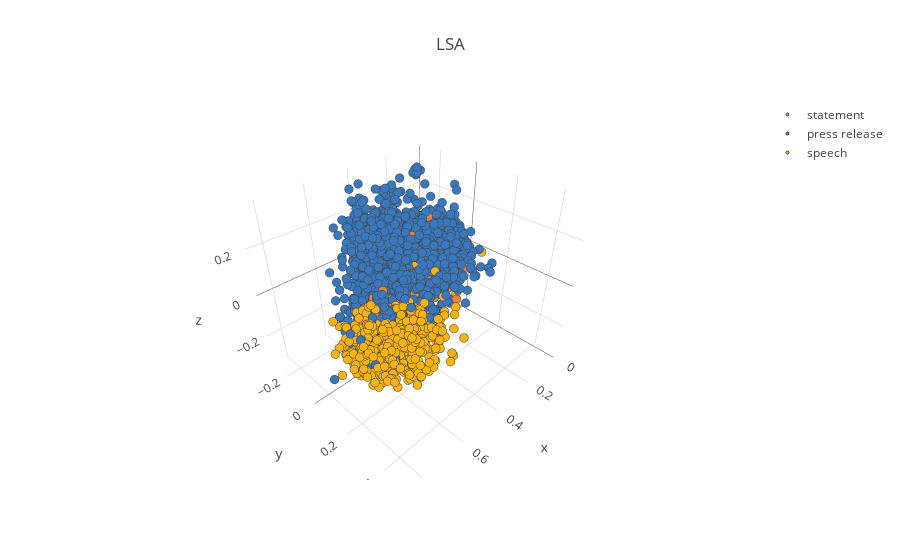

The cell this chart's notebook holds for it:
### Code cell
# separate data by type
state = lsa_3components[lsa_components.Type=='statement']
press = lsa_3components[(lsa_components.Type=='press release')]
speech = lsa_3components[(lsa_components.Type=='speech')]

# 3d scatter plot the data
trace_comp0 = go.Scatter3d(
    x=state.component1,
    y=state.component2,
    z=state.component3,
    mode='markers',
    marker=dict(size=3,
                line=dict(width=1),
                color="#f0833a"
               ),
    name='statement',
    text=state.Candidate,
    )

trace_comp1 = go.Scatter3d(
    x=press.component1,
    y=press.component2,
    z=press.component3,
    mode='markers',
    marker=dict(size=3,
                line=dict(width=1),
                color="#3778bf"
               ),
    name='press release',
    text=press.Candidate,
    )

trace_comp2 = go.Scatter3d(
    x=speech.component1,
    y=speech.component2,
    z=speech.component3,
    mode='markers',
    marker=dict(size=3,
                line=dict(width=1),
                color="#feb308"
               ),
    name='speech',
    text=speech.Candidate,
    )

data_comp = [trace_comp0, trace_comp1, trace_comp2]
layout_comp = go.Layout(
    title='LSA',
    hovermode='closest',

)
fig_comp = go.Figure(data=data_comp, layout=layout_comp)
py.iplot(fig_comp, filename='LSA')

### Figure 1 — Plotly figure (JSON) as saved in the notebook; plotly's stock layout.template omitted (floating-point values rounded to 4 significant figures; data arrays with more than 128 entries replaced by an {"elided": "..."} marker saying what was removed)
{"data": [{"marker": {"color": "#f0833a", "line": {"width": 1}, "size": 3}, "mode": "markers", "name": "statement", "text": {"elided": "841 str values"}, "type": "scatter3d", "x": {"elided": "841 float values"}, "y": {"elided": "841 float values"}, "z": {"elided": "841 float values"}}, {"marker": {"color": "#3778bf", "line": {"width": 1}, "size": 3}, "mode": "markers", "name": "press release", "text": {"elided": "6090 str values"}, "type": "scatter3d", "x": {"elided": "6090 float values"}, "y": {"elided": "6090 float values"}, "z": {"elided": "6090 float values"}}, {"marker": {"color": "#feb308", "line": {"width": 1}, "size": 3}, "mode": "markers", "name": "speech", "text": {"elided": "430 str values"}, "type": "scatter3d", "x": {"elided": "430 float values"}, "y": {"elided": "430 float values"}, "z": {"elided": "430 float values"}}], "layout": {"hovermode": "closest", "title": "LSA"}}
